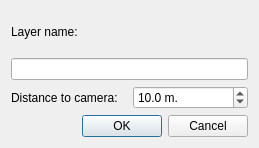
<?xml version="1.0" encoding="UTF-8"?>
<ui version="4.0">
 <class>LayerPropertiesDialog</class>
 <widget class="QDialog" name="LayerPropertiesDialog">
  <property name="geometry">
   <rect>
    <x>0</x>
    <y>0</y>
    <width>259</width>
    <height>148</height>
   </rect>
  </property>
  <property name="windowTitle">
   <string>Layer properties</string>
  </property>
  <layout class="QVBoxLayout" name="verticalLayout_2">
   <item>
    <layout class="QVBoxLayout" name="verticalLayout">
     <item>
      <widget class="QLabel" name="labNameText">
       <property name="text">
        <string>Layer name:</string>
       </property>
      </widget>
     </item>
     <item>
      <widget class="QLineEdit" name="leName"/>
     </item>
    </layout>
   </item>
   <item>
    <layout class="QHBoxLayout" name="horizontalLayout_2">
     <item>
      <widget class="QLabel" name="labDistanceText">
       <property name="text">
        <string>Distance to camera:</string>
       </property>
      </widget>
     </item>
     <item>
      <widget class="QDoubleSpinBox" name="sbDistance">
       <property name="toolTip">
        <string>Range 0.1 to 10000</string>
       </property>
       <property name="suffix">
        <string> m.</string>
       </property>
       <property name="decimals">
        <number>1</number>
       </property>
       <property name="minimum">
        <double>0.100000000000000</double>
       </property>
       <property name="maximum">
        <double>10000.000000000000000</double>
       </property>
       <property name="value">
        <double>10.000000000000000</double>
       </property>
      </widget>
     </item>
    </layout>
   </item>
   <item>
    <widget class="QDialogButtonBox" name="buttonBox">
     <property name="standardButtons">
      <set>QDialogButtonBox::Cancel|QDialogButtonBox::Ok</set>
     </property>
    </widget>
   </item>
  </layout>
 </widget>
 <resources/>
 <connections>
  <connection>
   <sender>buttonBox</sender>
   <signal>accepted()</signal>
   <receiver>LayerPropertiesDialog</receiver>
   <slot>accept()</slot>
   <hints>
    <hint type="sourcelabel">
     <x>129</x>
     <y>122</y>
    </hint>
    <hint type="destinationlabel">
     <x>129</x>
     <y>73</y>
    </hint>
   </hints>
  </connection>
  <connection>
   <sender>buttonBox</sender>
   <signal>rejected()</signal>
   <receiver>LayerPropertiesDialog</receiver>
   <slot>reject()</slot>
   <hints>
    <hint type="sourcelabel">
     <x>129</x>
     <y>122</y>
    </hint>
    <hint type="destinationlabel">
     <x>129</x>
     <y>73</y>
    </hint>
   </hints>
  </connection>
 </connections>
</ui>
